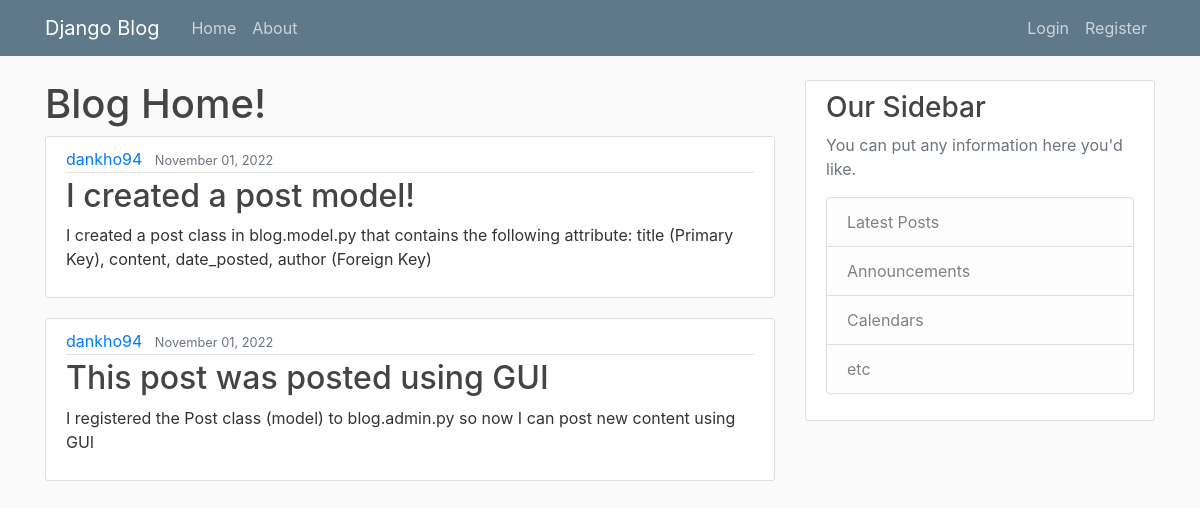
The page / on the database its author committed.
### blog/models.py (models this page shows, shortened)
class Post(models.Model):
    title = models.CharField(max_length=100)
    content = models.TextField()
    date_posted = models.DateTimeField(default=timezone.now)
    author = models.ForeignKey(User, on_delete=models.CASCADE)

### blog/views.py (the view)
# urls.py: path('', views.home, name='blog-home'),
def home(request):
    context = {
        'posts': Post.objects.all(),
    }
    return render(request, 'blog/home.html', context)

### blog/templates/blog/home.html
{% extends "blog/base.html" %}
{% block content %}
    <h1>Blog Home!</h1>
    {% for post in posts %}
        <article class="media content-section">
            <div class="media-body">
                <div class="article-metadata">
                    <a class="mr-2" href="#">{{ post.author }}</a>
                    <small class="text-muted">{{ post.date_posted|date:"F d, Y" }}</small>
                </div>
                <h2><a class="article-title" href="#">{{ post.title }}</a></h2>
                <p class="article-content">{{ post.content }}</p>
            </div>
        </article>
    {% endfor %}
{% endblock content %}

### blog/templates/blog/base.html (shortened to what this page needs)
{% load static %}
<!DOCTYPE html>
<html lang="en">
<head>
    <link rel="stylesheet" href="https://cdn.jsdelivr.net/npm/bootstrap@4.0.0/dist/css/bootstrap.min.css">
    <link rel="stylesheet" type="text/css" href="{% static 'blog/main.css' %}">
</head>
<body>
    <header class="site-header">
        <nav class="navbar navbar-expand-md navbar-dark bg-steel fixed-top">
            <div class="container">
                <a class="navbar-brand mr-4" href="{% url 'blog-home' %}">Django Blog</a>
                <div class="collapse navbar-collapse" id="navbarToggle">
                    <div class="navbar-nav mr-auto">
                        <a class="nav-item nav-link" href="{% url 'blog-home' %}">Home</a>
                        <a class="nav-item nav-link" href="{% url 'blog-about' %}">About</a>
                    </div>
                    <div class="navbar-nav">
                        <a class="nav-item nav-link" href="#">Login</a>
                        <a class="nav-item nav-link" href="#">Register</a>
                    </div>
                </div>
            </div>
        </nav>
    </header>
    <main role="main" class="container">
        <div class="row">
            <div class="col-md-8">
                {% block content %}{% endblock %}
            </div>
            <div class="col-md-4">
                <div class="content-section">
                    <h3>Our Sidebar</h3>
                    <p class='text-muted'>You can put any information here you'd like.
                    <ul class="list-group">
                        <li class="list-group-item list-group-item-light">Latest Posts</li>
                        <li class="list-group-item list-group-item-light">Announcements</li>
                        <li class="list-group-item list-group-item-light">Calendars</li>
                        <li class="list-group-item list-group-item-light">etc</li>
                    </ul>
                    </p>
                </div>
            </div>
        </div>
    </main>
</body>
</html>

### blog/static/blog/main.css (style rules this page uses)
body { background: #fafafa; color: #333333; margin-top: 5rem; }
h1, h2, h3, h4, h5, h6 { color: #444444; }
ul { margin: 0; }
.bg-steel { background-color: #5f788a; }
.site-header .navbar-nav .nav-link { color: #cbd5db; }
.content-section { background: #ffffff; padding: 10px 20px; border: 1px solid #dddddd; border-radius: 3px; margin-bottom: 20px; }
.article-title { color: #444444; }
.article-content { white-space: pre-line; }
.article-metadata { padding-bottom: 1px; margin-bottom: 4px; border-bottom: 1px solid #e3e3e3 }

### rows shown on the page
Post: author "dankho94", date_posted "November 01, 2022", title "I created a post model!", content "I created a post class in blog.model.py that contains the following attribute: title (Primary Key), content, date_posted, author (Foreign Key)"
Post: author "dankho94", date_posted "November 01, 2022", title "This post was posted using GUI", content "I registered the Post class (model) to blog.admin.py so now I can post new content using GUI"
